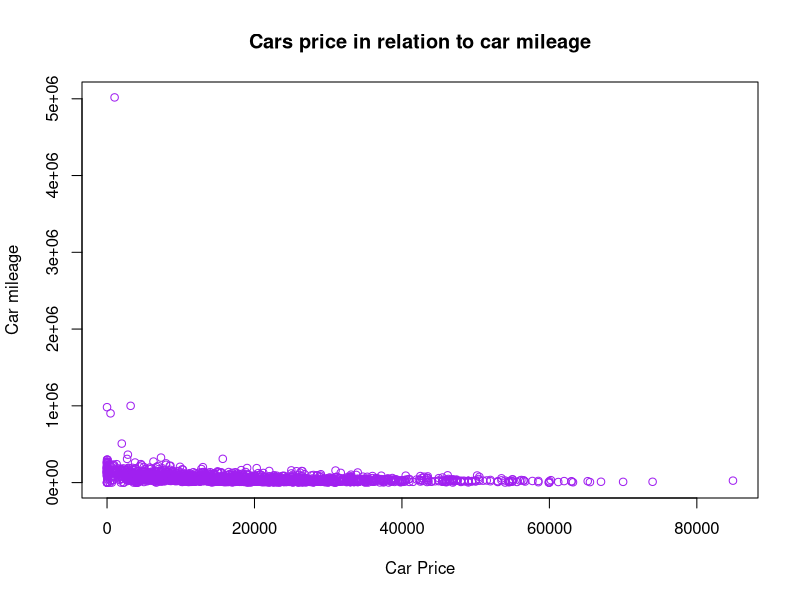

Write the R code that produced this figure.
## ---- chunk 1
cars = read.csv("USA_cars_datasets.csv")
plot(cars$Price, cars$Mileage, col = "purple", main="Cars price in relation to car mileage", xlab = "Car Price", ylab = "Car mileage")
